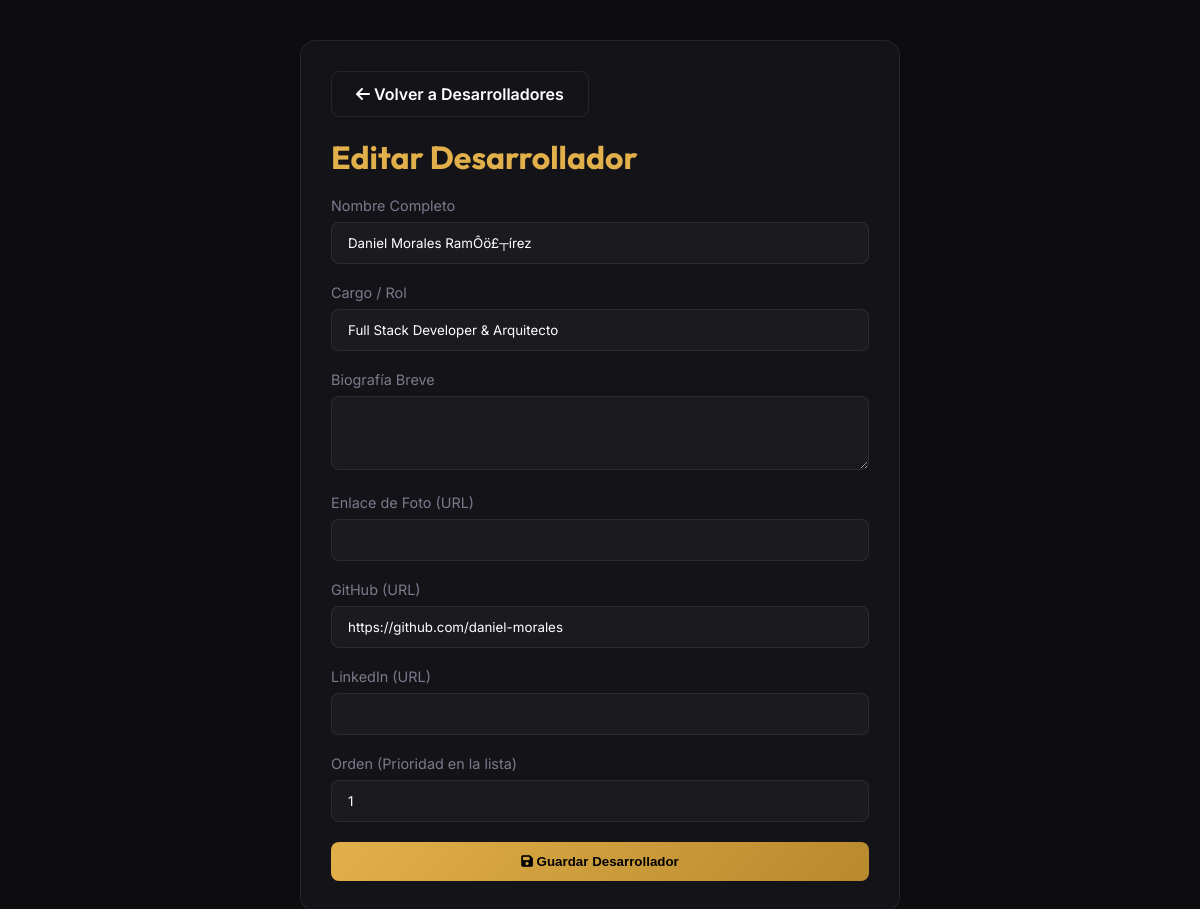
/public/devs/editar/1 (signed in), run on the app's committed database.
### tables this page shows
CREATE TABLE `desarrolladores` (
  `id` int(10) unsigned NOT NULL AUTO_INCREMENT,
  `nombre` varchar(100) NOT NULL,
  `cargo` varchar(80) NOT NULL COMMENT 'Full Stack, Backend, Frontend, DBA, UI/UX',
  `descripcion` text DEFAULT NULL,
  `foto_url` varchar(255) DEFAULT NULL,
  `tecnologias` text DEFAULT NULL COMMENT 'JSON: ["PHP","MySQL","JS"]',
  `contribuciones` text DEFAULT NULL,
  `instagram` varchar(150) DEFAULT NULL,
  `facebook` varchar(150) DEFAULT NULL,
  `linkedin` varchar(150) DEFAULT NULL,
  `github` varchar(150) DEFAULT NULL,
  `sitio_web` varchar(150) DEFAULT NULL,
  `estado` enum('Activo','Inactivo') NOT NULL DEFAULT 'Activo',
  `orden` tinyint(3) unsigned NOT NULL DEFAULT 0 COMMENT 'Orden de apariciÔö£Ôöén en la pÔö£├¡gina',
  `creado_por` int(10) unsigned DEFAULT NULL COMMENT 'Solo dev1 o dev2',
  `created_at` timestamp NOT NULL DEFAULT current_timestamp(),
  `updated_at` timestamp NOT NULL DEFAULT current_timestamp() ON UPDATE current_timestamp(),
  PRIMARY KEY (`id`)
);

### app/controllers/DevsController.php (called while the page is built, shortened)
<?php
class DevsController extends Controller {
    public function editar($id = null) {
        $devModel = $this->model('Desarrollador');
        $dev = $devModel->getById((int)$id);
        $data = ['titulo' => 'Editar Desarrollador', 'dev' => $dev, 'error' => ''];
        $this->view('devs/form', $data);
    }
}

### config/database.php (called while the page is built)
<?php
return [
    'host'     => '127.0.0.1',
    'port'     => '3306',
    'database' => 'barber_hub',
    'username' => 'root',
    'password' => '',
    'charset'  => 'utf8mb4',
];

### app/models/Model.php (called while the page is built)
<?php
class Model {
    protected $db;
    public function __construct() {
        $config = require __DIR__ . '/../../config/database.php';
        $dsn = "mysql:host={$config['host']};port={$config['port']};dbname={$config['database']};charset={$config['charset']}";
        $options = [
            PDO::ATTR_ERRMODE            => PDO::ERRMODE_EXCEPTION,
            PDO::ATTR_DEFAULT_FETCH_MODE => PDO::FETCH_ASSOC,
            PDO::ATTR_EMULATE_PREPARES   => false,
        ];
        try {
            $this->db = new PDO($dsn, $config['username'], $config['password'], $options);
        } catch (PDOException $e) {
            die("Error de conexión a la Base de Datos: " . $e->getMessage());
        }
    }
    public function query($sql, $params = []) {
        $stmt = $this->db->prepare($sql);
        $stmt->execute($params);
        return $stmt;
    }
}

### app/models/Desarrollador.php (called while the page is built, shortened)
<?php
require_once '../app/models/Model.php';
class Desarrollador extends Model {
    public function getById($id) {
        $stmt = $this->query("SELECT * FROM desarrolladores WHERE id = :id", [':id' => $id]);
        return $stmt->fetch();
    }
}

### app/views/devs/form.php (the view, shortened to what this page needs)
<!DOCTYPE html>
<html lang="es">
<head>
    <link rel="stylesheet" href="https://cdnjs.cloudflare.com/ajax/libs/font-awesome/6.4.0/css/all.min.css">
</head>
<body>
    <div class="container">
        <a href="<?= BASE_URL ?>/devs/admin" class="btn btn-outline"><i class="fas fa-arrow-left"></i> Volver a Desarrolladores</a>
        <h1><?= $titulo ?></h1>
        <form method="POST">
            <div class="form-group">
                <label>Nombre Completo</label>
                <input type="text" name="nombre" value="<?= htmlspecialchars($dev['nombre'] ?? '') ?>" required>
            </div>
            <div class="form-group">
                <label>Cargo / Rol</label>
                <input type="text" name="cargo" value="<?= htmlspecialchars($dev['cargo'] ?? '') ?>" required placeholder="Ej. Full Stack Developer">
            </div>
            <div class="form-group">
                <label>Biografía Breve</label>
                <textarea name="bio" rows="3"><?= htmlspecialchars($dev['bio'] ?? '') ?></textarea>
            </div>
            <div class="form-group">
                <label>Enlace de Foto (URL)</label>
                <input type="url" name="foto_url" value="<?= htmlspecialchars($dev['foto_url'] ?? '') ?>">
            </div>
            <div class="form-group">
                <label>GitHub (URL)</label>
                <input type="url" name="github" value="<?= htmlspecialchars($dev['github'] ?? '') ?>">
            </div>
            <div class="form-group">
                <label>LinkedIn (URL)</label>
                <input type="url" name="linkedin" value="<?= htmlspecialchars($dev['linkedin'] ?? '') ?>">
            </div>
            <div class="form-group">
                <label>Orden (Prioridad en la lista)</label>
                <input type="number" name="orden" value="<?= htmlspecialchars($dev['orden'] ?? '0') ?>">
            </div>
            <button type="submit" class="btn btn-gold"><i class="fas fa-save"></i> Guardar Desarrollador</button>
        </form>
    </div>
</body>
</html>

### app/views/devs/form.php (style rules this page uses)
*, *::before, *::after { box-sizing:border-box; margin:0; padding:0; }
:root { --gold:#E2B04A; --dark:#0D0D0F; --card:#141418; --border:rgba(255,255,255,0.08); --white:#fff; --muted:#7A7A8C; }
body { font-family:'Inter',sans-serif; background:var(--dark); color:var(--white); min-height:100vh; padding: 40px; }
.container { max-width: 600px; margin: 0 auto; background: var(--card); border: 1px solid var(--border); border-radius: 16px; padding: 30px; }
h1 { font-family:'Outfit',sans-serif; color:var(--gold); margin-bottom: 20px; }
.form-group { margin-bottom: 20px; }
label { display:block; margin-bottom:8px; font-size:0.9rem; color:var(--muted); }
input, select, textarea { width:100%; background:rgba(255,255,255,0.03); border:1px solid var(--border); border-radius:8px; padding:12px 16px; color:var(--white); font-family:inherit; }
.btn { display:inline-block; padding:12px 24px; border-radius:8px; text-decoration:none; font-weight:600; cursor:pointer; border:none; text-align:center; }
.btn-gold { background:linear-gradient(135deg,var(--gold),#b8892d); color:#000; width:100%; }
.btn-outline { border:1px solid var(--border); color:var(--white); background:transparent; margin-bottom:20px; }

### data on the page
desarrolladores: nombre "Daniel Morales RamÔö£┬írez", cargo "Full Stack Developer & Arquitecto", github "https://github.com/daniel-morales", orden "1"

### other printed values
$titulo "Editar Desarrollador"
